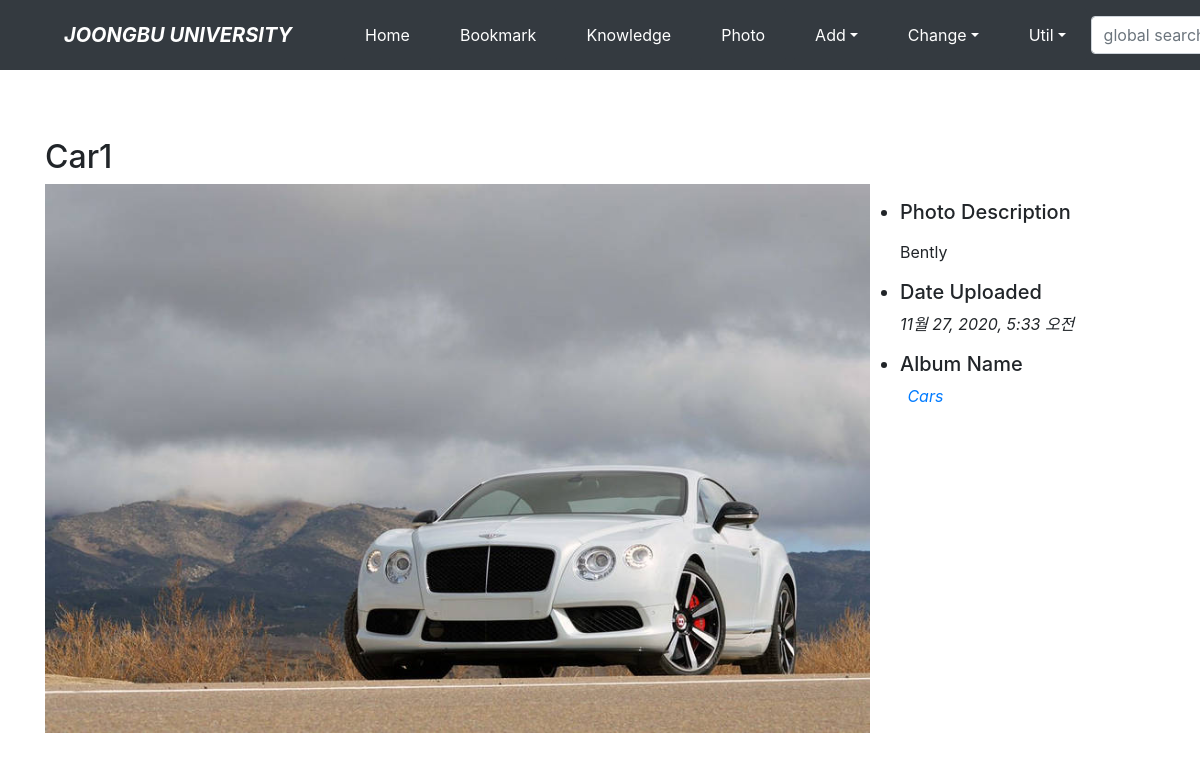
/photo/photo/16/, run on the app's committed database.
### photo/models.py (models this page shows, shortened)
class Photo(models.Model):
    album = models.ForeignKey(Album, on_delete=models.CASCADE)
    title = models.CharField('TITLE', max_length=30)
    description = models.TextField('Photo Description', blank=True)
    image = ThumbnailImageField('IMAGE', upload_to='photo/%Y/%m')
    upload_dt = models.DateTimeField('UPLOAD DATE', auto_now_add=True)
    owner = models.ForeignKey('auth.User', on_delete=models.CASCADE, verbose_name='OWNER', blank=True, null=True)
    class Meta:
        ordering = ('title',)

class Album(models.Model):
    name = models.CharField('NAME', max_length=30)
    description = models.CharField('One Line Description', max_length=100, blank=True)
    owner = models.ForeignKey('auth.User', on_delete=models.CASCADE, verbose_name='OWNER', blank=True, null=True)
    class Meta:
        ordering = ('name',)

### photo/views.py (the view)
# urls.py: path('photo/<int:pk>/', views.PhotoDV.as_view(), name='photo_detail'),
class PhotoDV(DetailView):
    model = Photo

### photo/templates/photo/photo_detail.html (shortened to what this page needs)
{% extends "base.html" %}
{% block content %}
    <h2 class="mt-5">{{ object.title }}</h2>
    <div class="row">
        <div class="col-md-9">
            <a href="{{ object.image.url }}">
                <img src="{{ object.image.url }}" style="width: 100%;">
            </a>
        </div>
        <ul class="col-md-3 mt-3">
            <li class="h5">Photo Description</li>
                {% if object.description %}<p>{{ object.description|linebreaks }}</p>
                {% else %}<p>(blank)</p>{% endif %}
            <li class="h5">Date Uploaded</li>
                <p class="font-italic">{{ object.upload_dt }}</p>
            <li class="h5">Album Name</li>
                <p class="font-italic">
                    <a href="{% url 'photo:album_detail' object.album.id %}"> {{ object.album.name }}</a>
                </p>
        </ul>
    </div>
{% endblock %}

### data on the page
Photo: title "Car1", image (picture), description "Bently", upload_dt "11월 27, 2020, 5:33 오전", album.name "Cars"
